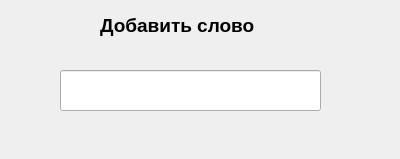
<?xml version="1.0" encoding="UTF-8"?>
<ui version="4.0">
 <class>Dialog</class>
 <widget class="QDialog" name="Dialog">
  <property name="geometry">
   <rect>
    <x>0</x>
    <y>0</y>
    <width>400</width>
    <height>159</height>
   </rect>
  </property>
  <property name="font">
   <font>
    <pointsize>10</pointsize>
    <bold>true</bold>
   </font>
  </property>
  <property name="windowTitle">
   <string>Dialog</string>
  </property>
  <widget class="QLabel" name="label">
   <property name="geometry">
    <rect>
     <x>100</x>
     <y>10</y>
     <width>231</width>
     <height>31</height>
    </rect>
   </property>
   <property name="font">
    <font>
     <pointsize>14</pointsize>
     <bold>true</bold>
    </font>
   </property>
   <property name="text">
    <string>Добавить слово</string>
   </property>
  </widget>
  <widget class="QLineEdit" name="lineEdit">
   <property name="geometry">
    <rect>
     <x>60</x>
     <y>70</y>
     <width>261</width>
     <height>41</height>
    </rect>
   </property>
   <property name="font">
    <font>
     <pointsize>11</pointsize>
     <bold>true</bold>
    </font>
   </property>
   <property name="text">
    <string/>
   </property>
  </widget>
 </widget>
 <resources/>
 <connections/>
</ui>
